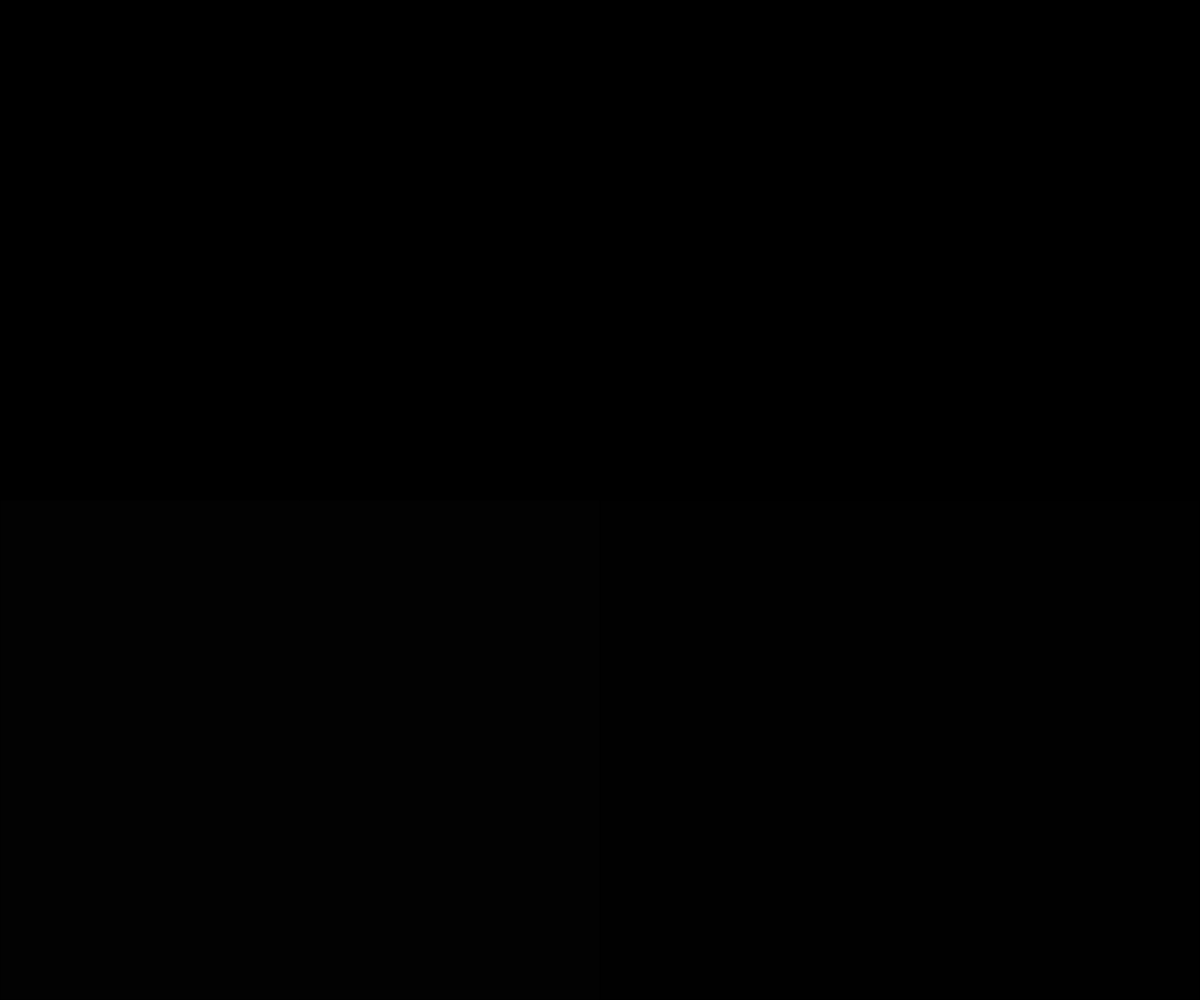
Frame 1 (no input)
Frame 60 (no input): identical to frame 1, image omitted
Frame 120 (the mouse pressed at the canvas centre since frame 60): identical to frame 1, image omitted

The p5.js sketch that drew this single still picture (run headless with seeded random() and noise() and a simulated clock; from frame 60 on, the mouse is pressed at the canvas centre):

// p5.js sketch
// ── sketch.js
// RollOver
// KyleDoerksen
// Feb 12 2020
//
// Extra for Experts:
// - describe what you did to take this project "above and beyond"

let state = 0;
let colour = 0;
let topLeft = false;
let topRight = false;
let bottomLeft = false;
let bottomRight = false;
let shade = 0;

function setup() {
  createCanvas(windowWidth, windowHeight);
  
}

function stateUpdate(){
  if(mouseX < width/2 && mouseY < height/2){
    state = 1;
    topLeft = true;
  }
  else if(mouseX > width/2 && mouseY < height/2){
    state = 2;
    topRight = true;
  }
  else if(mouseX < width/2 && mouseY > height/2){
    state = 4;
    bottomLeft = true;
  }
  else if(mouseX > width/2 && mouseY > height/2){
    state = 3;
    bottomRight = true;
  }
}
function upLeft(){
  if(state === 1 && topLeft === true){
    shade = 0;
    colour = shade;
    fill(colour);
    rect(0,0,width/2,height/2);  
  }
  else if(state !== 1){
    
    colour = shade;
    if(shade < 255){
      shade = shade + 1;
    }
    fill(colour);
    rect(0,0,width/2,height/2)
  
  }
}
function upRight(){
  if(state === 2 && topRight === true){
    shade = 0;
    colour = shade;
    fill(colour);
    rect(width/2,0,width/2,height/2);
  }
  
  else if(state !== 2){
    colour = shade;
    if(shade < 255){
      shade = shade + 1;
    }
    fill(colour);
    rect(width/2,0,width/2,height/2);
  }
}
function downRight(){
  if(state === 3 && bottomRight === true){
    shade = 0;
    colour = shade;
    fill(colour);
    rect(width/2,height/2,width/2,height/2);
  }
  
  else if(state !== 3){
    colour = shade;
    if(shade < 255){
      shade = shade + 1;
    }
    fill(colour);
    rect(width/2,height/2,width/2,height/2);
  }
}

function downLeft(){
  if (state === 4 && bottomLeft === true){
    
    colour = shade;
    fill(colour);
    rect(0,height/2,width/2,height/2);
  }
  
  else if(state !== 4){
    colour = shade;
    if(shade < 255){
      shade = shade + 1;
    }
    fill(colour);
    rect(0,height/2,width/2,height/2);
  }
}

function draw() {
  background(220);
  stateUpdate();
  print(state);
  upLeft();
  upRight();
  downRight();
  downLeft();  
  
}
